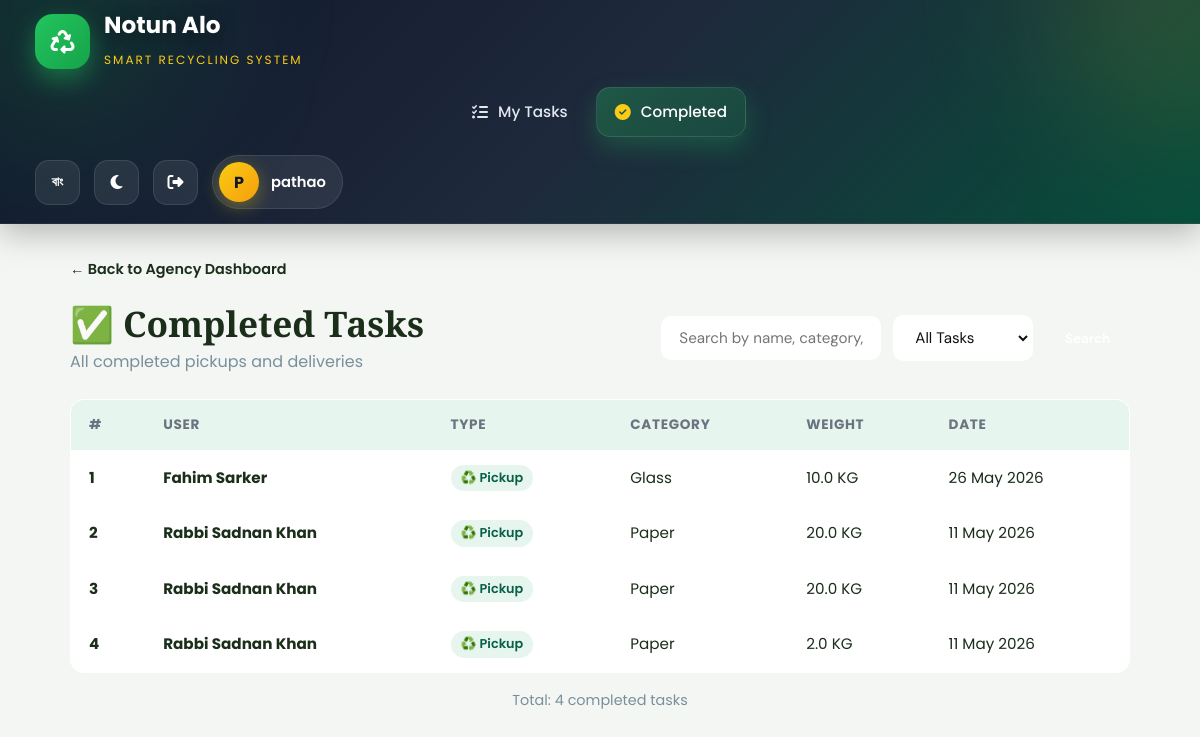
The app's page /agency_completed.php (signed in) with its own data.
### tables this page shows
CREATE TABLE `pickups` (
  `id` int(11) NOT NULL AUTO_INCREMENT,
  `user_id` int(11) NOT NULL,
  `agency_id` int(11) DEFAULT NULL,
  `category` varchar(50) NOT NULL,
  `subcategory` varchar(100) DEFAULT NULL,
  `estimated_weight` decimal(10,2) NOT NULL COMMENT 'Weight in KG',
  `status` enum('pending','assigned','completed') NOT NULL DEFAULT 'pending',
  `schedule_date` date NOT NULL,
  `created_at` timestamp NOT NULL DEFAULT current_timestamp(),
  PRIMARY KEY (`id`),
  KEY `user_id` (`user_id`),
  KEY `agency_id` (`agency_id`),
  CONSTRAINT `pickups_ibfk_1` FOREIGN KEY (`user_id`) REFERENCES `users` (`id`) ON DELETE CASCADE,
  CONSTRAINT `pickups_ibfk_2` FOREIGN KEY (`agency_id`) REFERENCES `users` (`id`) ON DELETE SET NULL
);

CREATE TABLE `users` (
  `id` int(11) NOT NULL AUTO_INCREMENT,
  `name` varchar(100) NOT NULL,
  `email` varchar(150) NOT NULL,
  `password` varchar(255) NOT NULL,
  `address` text DEFAULT NULL,
  `phone` varchar(20) DEFAULT NULL,
  `picture_url` varchar(500) DEFAULT NULL,
  `role` enum('admin','user','agency') NOT NULL DEFAULT 'user',
  `created_at` timestamp NOT NULL DEFAULT current_timestamp(),
  PRIMARY KEY (`id`),
  UNIQUE KEY `email` (`email`),
  UNIQUE KEY `uq_users_email` (`email`)
);

### includes/config.php (called while the page is built, shortened)
<?php
function e(string $str): string {
    return htmlspecialchars($str, ENT_QUOTES, 'UTF-8');
}
require_once __DIR__ . '/lang.php';

### includes/lang.php (called while the page is built, shortened)
<?php
$currentLang = $_SESSION['lang'];
function translateStatus($status) {
    global $lang;
    $lower = strtolower($status);
    return $lang[$lower] ?? ucfirst($status);
}
$lang = $translations[$currentLang];
?>

### agency_completed.php (the view, shortened to what this page needs)
<?php
require_once 'includes/config.php';
$agencyId = (int)$_SESSION['user_id'];
$currentLang = $_SESSION['lang'] ?? 'en';
$search = trim($_GET['search'] ?? '');
$filter = $_GET['filter'] ?? 'all';
$sql = "SELECT p.*, u.name as user_name FROM pickups p
        JOIN users u ON u.id = p.user_id
        WHERE p.agency_id = ? AND p.status = 'completed'";
$params = [$agencyId];
$sql .= " ORDER BY p.created_at DESC";
$stmt = $pdo->prepare($sql);
$stmt->execute($params);
$completed = $stmt->fetchAll();
?>
<!DOCTYPE html>
<html lang="<?= $currentLang === 'bn' ? 'bn' : 'en' ?>">
<head>
    <link rel="stylesheet" href="assets/css/style.css">
</head>
<body>
<?php include 'includes/navbar.php'; ?>
<main class="main-content">
    <div class="container">
        <a href="agency.php" class="back-link">← <?= $currentLang === 'bn' ? 'এজেন্সি ড্যাশবোর্ডে ফিরুন' : 'Back to Agency Dashboard' ?></a>
        <div class="completed-header">
            <div>
                <h1 class="page-title" style="margin-bottom:4px;">✅ <?= $currentLang === 'bn' ? 'সম্পন্ন কাজ' : 'Completed Tasks' ?></h1>
                <p class="page-sub" style="margin:0;"><?= $currentLang === 'bn' ? 'সকল সম্পন্ন পিকআপ এবং ডেলিভারি' : 'All completed pickups and deliveries' ?></p>
            </div>
            <div class="completed-filters">
                <form method="GET" style="display:contents;">
                    <input type="text" name="search" placeholder="<?= $currentLang === 'bn' ? 'নাম, বিভাগ, বা আইডি দ্বারা খুঁজুন...' : 'Search by name, category, or ID...' ?>" value="<?= e($search) ?>">
                    <select name="filter">
                        <option value="all" <?= $filter === 'all' ? 'selected' : '' ?>><?= $currentLang === 'bn' ? 'সব' : 'All Tasks' ?></option>
                    </select>
                    <button type="submit" class="btn-search"><?= $currentLang === 'bn' ? 'খুঁজুন' : 'Search' ?></button>
                </form>
            </div>
        </div>
        <?php if (empty($completed)): ?>
            <div class="empty-state" style="padding:60px 20px; text-align:center;">
                <p style="font-size:3rem; margin-bottom:16px;">📭</p>
                <p style="color:var(--text-muted); font-size:1.1rem;"><?= $currentLang === 'bn' ? 'কোনো সম্পন্ন কাজ পাওয়া যায়নি।' : 'No completed tasks found.' ?></p>
            </div>
        <?php else: ?>
            <div class="completed-table-wrap">
                <table class="completed-table">
                    <thead>
                        <tr>
                            <th>#</th>
                            <th><?= $currentLang === 'bn' ? 'ব্যবহারকারী' : 'User' ?></th>
                            <th><?= $currentLang === 'bn' ? 'ধরন' : 'Type' ?></th>
                            <th><?= $currentLang === 'bn' ? 'বিভাগ' : 'Category' ?></th>
                            <th><?= $currentLang === 'bn' ? 'ওজন' : 'Weight' ?></th>
                            <th><?= $currentLang === 'bn' ? 'তারিখ' : 'Date' ?></th>
                        </tr>
                    </thead>
                    <tbody>
                        <?php foreach ($completed as $index => $c): ?>
                        <tr>
                            <td style="font-weight:700; color:var(--text-primary);"><?= $index + 1 ?></td>
                            <td><strong><?= e($c['user_name']) ?></strong></td>
                            <td>
                                <?php if (($c['task_type'] ?? '') === 'delivery'): ?>
                                    <span class="badge-cat badge-delivery">📦 <?= $currentLang === 'bn' ? 'ডেলিভারি' : 'Delivery' ?></span>
                                <?php else: ?>
                                    <span class="badge-cat badge-pickup">♻️ <?= $currentLang === 'bn' ? 'পিকআপ' : 'Pickup' ?></span>
                                <?php endif; ?>
                            </td>
                            <td><?= translateStatus($c['category']) ?></td>
                            <td><?= number_format($c['estimated_weight'], 1) ?> KG</td>
                            <td><?= date('d M Y', strtotime($c['created_at'])) ?></td>
                        </tr>
                        <?php endforeach; ?>
                    </tbody>
                </table>
            </div>
            <p style="text-align:center; margin-top:16px; color:var(--text-muted); font-size:0.9rem;">
                <?= $currentLang === 'bn' ? 'মোট' : 'Total' ?>: <?= count($completed) ?> <?= $currentLang === 'bn' ? 'টি সম্পন্ন কাজ' : 'completed tasks' ?>
            </p>
        <?php endif; ?>
    </div>
</main>
</body>
</html>

### assets/css/style.css (style rules this page uses)
*, *::before, *::after { box-sizing: border-box; margin: 0; padding: 0; }
:root { --green-dark: #1B5E20; --green: #2E7D32; --green-mid: #388E3C; --green-light: #66BB6A; --green-pale: #E8F5E9; --gold: #FFC107; --gold-dark: #F9A825; --gold-light: #FFF8E1; --teal: #00897B; --teal-light: #E0F2F1; --purple: #7B1FA2; --purple-light: #F3E5F5; --white: #FFFFFF; --bg: #F4F6F4; --card-bg: #FFFFFF; --text: #1A2E1A; --text-mid: #4A5E4A; --text-muted: #78909C; --border: #D0DDD0; --shadow-sm: 0 2px 8px rgba(0, 0, 0, .06); --shadow-md: 0 4px 20px rgba(0, 0, 0, .10); --shadow-lg: 0 8px 40px rgba(0, 0, 0, .14); --radius: 14px; --radius-sm: 8px; --nav-h: 68px; --font-display: 'Playfair Display', Georgia, serif; --font-body: 'DM Sans', system-ui, sans-serif; --transition: .2s cubic-bezier(.4, 0, .2, 1); }
html { scroll-behavior: smooth; }
body { font-family: var(--font-body); background: var(--bg); color: var(--text); line-height: 1.6; min-height: 100vh; }
h1, h2, h3 { font-family: var(--font-display); line-height: 1.25; }
a { color: var(--green); text-decoration: none; transition: color var(--transition); }
textarea, input, select, button { font-family: var(--font-body); }
.container { max-width: 1100px; margin: 0 auto; padding: 0 1.25rem; }
:root { --nav-h: 72px; }
.main-content { padding: 2rem 0 4rem; min-height: calc(100vh - var(--nav-h)); }
.page-title { font-size: clamp(1.6rem, 4vw, 2.2rem); color: var(--text); }
.page-sub { color: var(--text-muted); margin-top: .25rem; }
body { opacity: 1; transition: opacity 0.25s ease; }
body { transition: background-color 0.4s cubic-bezier(0.4, 0, 0.2, 1), color 0.4s ease; }

### agency_completed.php (style rules this page uses)
.completed-header { display: flex; justify-content: space-between; align-items: center; flex-wrap: wrap; gap: 16px; margin-bottom: 24px; }
.completed-filters { display: flex; gap: 12px; flex-wrap: wrap; align-items: center; }
.completed-filters input, .completed-filters select { padding: 10px 16px; border-radius: 10px; border: 2px solid var(--border); font-size: 0.95rem; background: var(--card-bg, white); color: var(--text-primary, #111); outline: none; }
.completed-filters input { min-width: 220px; }
.completed-filters select { min-width: 140px; cursor: pointer; }
.completed-filters .btn-search { padding: 10px 20px; border-radius: 10px; border: none; background: var(--brand-primary); color: white; font-weight: 600; cursor: pointer; transition: 0.2s; }
.completed-table-wrap { background: var(--card-bg, white); border-radius: 14px; border: 1px solid var(--border); overflow: hidden; }
.completed-table { width: 100%; border-collapse: collapse; }
.completed-table th { background: var(--brand-light, #E6F5EE); padding: 14px 18px; text-align: left; font-size: 0.85rem; font-weight: 700; color: var(--text-secondary, #6B7280); text-transform: uppercase; letter-spacing: 0.05em; }
.completed-table td { padding: 14px 18px; border-top: 1px solid var(--border); font-size: 0.95rem; }
.badge-cat { display: inline-block; padding: 3px 10px; border-radius: 99px; font-size: 0.8rem; font-weight: 600; }
.badge-pickup { background: #E6F5EE; color: #065F46; }
.back-link { display: inline-flex; align-items: center; gap: 6px; color: var(--brand-primary); text-decoration: none; font-weight: 600; font-size: 0.9rem; margin-bottom: 20px; }

### includes/navbar.php (style rules this page uses)
:root { --primary:#0f172a; --secondary:#1e293b; --green:#16a34a; --lightgreen:#22c55e; --yellow:#facc15; --white:#ffffff; --glass:rgba(255,255,255,0.08); --border:rgba(255,255,255,0.12); }
* { margin:0; padding:0; box-sizing:border-box; }
body { font-family:'Poppins',sans-serif; }

### records on screen
pickups: user.name "Fahim Sarker", estimated_weight "10.0", created_at "26 May 2026"
pickups: user.name "Rabbi Sadnan Khan", estimated_weight "20.0", created_at "11 May 2026"
pickups: user.name "Rabbi Sadnan Khan", estimated_weight "20.0", created_at "11 May 2026"
pickups: user.name "Rabbi Sadnan Khan", estimated_weight "2.0", created_at "11 May 2026"

### other values on screen
$item['label'] "My Tasks"
$item['label'] "Completed"
$langBtnText "বাং"
$userInitial "P"
$userName "pathao"
count($completed) "4"
